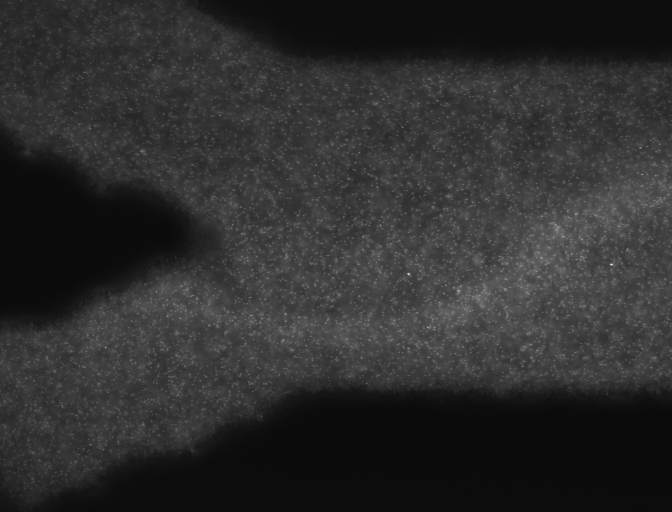
#> input picture images/Image 1a.png, 1344 x 1024 px (shown at 1/2 size)
$ jupyter execute --allow-errors Testing.ipynb
#> lines starting #> are read from the running program, lines starting #| are printed output that depends on the picture
[cell 1]
## Communication Input data model
# An ad-hoc object with the images to analyze, the points and the algorithm settings.
# Points: Dictionary with the Point ID as key and a ad-hoc object with PositionX, PositionY and a list of the two images (as PIL.Image.Image) as value.
# Settings.TimeDelta: Time between two images, iin miliseconds.
# Settings.Scale: Image scaling, in pixels per milimeters.
# Settings.WindowSize: Interrogation Window size, default is 32.
# Settings.RoiSize: Region of Interest size, default is None which will be used as the full image.

class InputPIV:
    def __init__(self, points, time_delta, scale, window_size=32, roi_size=None):
        self.points = points
        self.settings = Settings(time_delta, scale, window_size, roi_size)


class Settings:
    def __init__(self, time_delta, scale, window_size, roi_size):
        self.time_delta = time_delta
        self.scale = scale
        self.window_size = window_size
        self.roi_size = roi_size


class Point:
    def __init__(self, pos_x, pos_y, images):
        self.pos_x = pos_x
        self.pos_y = pos_y
        self.images = images


## Communication Output data model
# An ad-hoc object with the following fields: X, Y, U (X velocity), V (Y velocity) and S2N (signal to noise ratio).

class OutputPIV:
    def __init__(self, x, y, u, v, s2n):
        self.x = x
        self.y = y
        self.u = u
        self.v = v
        self.s2n = s2n

[cell 2]
# Utils

def first(aList):
    return aList[0]

def last(aList):
    return aList[-1]

[cell 3]
## Externals

import numpy as np
from PIL import Image


## Reading images
# Loading images as an IxJ matrix, containing the intensity of each pixel.
#
# Output:
# Array with the following dimensions: 0 - Image; 1 - Height (Y); 2 - Width (X).

IMAGE_1 = '../images/Image 1a.png'
IMAGE_2 = '../images/Image 1b.png'

def load_images(images_paths=[IMAGE_1, IMAGE_2]):
    images = []

    for image in images_paths:
        img = Image.open(image)
#> img is the input picture: PIL image 1344x1024 RGBA; mean R, G, B, A 45.6, 45.6, 45.6, 255
        grayscale_image = img.convert("L")
#> in __init__, `self.points = points`: self.points = 1 item
        grayscale_array = np.asarray(grayscale_image)
        images += [np.array(grayscale_array)]

    return np.array(images)


# [15 lines left out: function load_fake_images, not called in this run]

[cell 4]
## Externals

import numpy as np


## Single to double frame
# Combines images by 2, returning an array with two frames (one for each image).
#
#   Input: 5 images with step 1.
#   Output: 4 double-framed images.
#      FrameA:  1  2  3  4
#      FrameB:  2  3  4  5
#
#   Input: 8 images with step 3.
#   Output: 5 doubled-framed images.
#      FrameA:  1  2  3  4  5
#      FrameB:  4  5  6  7  8
#
# This function also crops the image according to the provided Region of Interest (ROI), that must be passed as:
# ROI = [X-start X-end Y-start Y-end], for example: [1 100 1 50].
#
# Output:
# Array with the following dimensions: 0 - Image; 1 - Frame; 2 - Height (Y); 3 - Width (X).

def single_to_double_frame(images, step=1, roi=None):
    total_images = images.shape[0]

    frameA_idx = list(range(0,total_images-step))
    frameB_idx = [idx+1 for idx in frameA_idx]

    height, width = first(images).shape
    mask = np.ones([height, width], np.uint8)

    images_double_framed = []
    for idx in frameA_idx:
        double_frame = [images[frameA_idx[idx]], images[frameB_idx[idx]]]

        if roi and len(roi) == 4:
            size_y, size_x = double_frame[0].shape
            min_x, max_x = max(0, roi[0]-1), min(roi[1], size_x)
            min_y, max_y = max(0, roi[2]-1), min(roi[3], size_x)

            double_frame[0] = np.array(double_frame[0][min_y:max_y, min_x:max_x])
            double_frame[1] = np.array(double_frame[1][min_y:max_y, min_x:max_x])

        images_double_framed += [double_frame]

    return np.array(images_double_framed)

[cell 5]
## Externals

import math
import numpy as np
import numpy.matlib as npmb


## Prepare images for PIV
# Determine which indices must be used to create the interrogation windows.
# It also add a padding dark color to the images.
#
# Output: Indexes for vectors (MinX, MaxX, MinY, MaxY), the padded images and the interrogation window indexes.

def prepare_piv_images(images, window_size, step):

    # Calculating vectors.
    min_x = 1 + math.ceil(step)
    min_y = 1 + math.ceil(step)
    size_y, size_x = first(images)[0].shape
    max_x = step * math.floor(size_x / step) - (window_size - 1) + math.ceil(step)
    max_y = step * math.floor(size_y / step) - (window_size - 1) + math.ceil(step)
    vectors_u = math.floor((max_x - min_x)/step + 1)
    vectors_v = math.floor((max_y - min_y)/step + 1)

    # Centering image grid.
    pad_x = size_x - max_x
    pad_y = size_y - max_y
    shift_x = max(0, round((pad_x - min_x) / 2))
    shift_y = max(0, round((pad_y - min_y) / 2))
    min_x += shift_x
    min_y += shift_y
    max_x += shift_x
    max_y += shift_y

    # Adding a dark padded border to images.
    padded_images = []
    for idx in range(len(images)):
        padded_images += [[]]
        for frame in range(2):
            image = images[idx][frame]
            padded_images[idx] += [np.pad(image, math.ceil(window_size-step), constant_values=image.min())]
        padded_images[idx] = np.array(padded_images[idx])
    padded_images = np.array(padded_images)

    # Interrogation window indexes for first frame.
    padded_size_y, padded_size_x = first(padded_images)[0].shape
    min_s0 = npmb.repmat(np.array(np.arange(min_y, max_y + 1, step) - 1)[:, None], 1, vectors_u)
    max_s0 = npmb.repmat(np.array(np.arange(min_x, max_x + 1, step) - 1) * padded_size_y, vectors_v, 1)
    s0 = np.asarray(min_s0 + max_s0).flatten()[..., np.newaxis, np.newaxis].transpose([1, 2, 0])

    min_s1 = npmb.repmat(np.array(np.arange(1, window_size + 1))[:, None], 1, window_size)
    max_s1 = npmb.repmat(np.array(np.arange(1, window_size + 1) - 1) * padded_size_y, window_size, 1)
    s1 = min_s1 + max_s1

    indexes = np.tile(np.asarray(s1)[..., np.newaxis], [1, 1, s0.shape[2]]) + np.tile(s0, [window_size, window_size, 1]) - 1

    return min_x, max_x, min_y, max_y, padded_images, indexes

[cell 6]
## Externals

import numpy as np


## Cumulative cross correlation
# Averages correlation maps from an image stack.
#
# TODO: This function isn't working properly! Matlab FFT ≠ Numpy FFT.
# Should fix the cross correlation calculation and also check the normalization (different shape expected).
#
# Output: A correlation matrix with the same size as the images input.

NORMALIZED_CORRELATION_RESOLUTION = 2**8
def cumulative_cross_correlation(images, indexes, window_size):

    total_correlation = 0
    for idx, image in enumerate(images):
        frame_a = image[0].take(indexes).astype(np.single)
        frame_b = image[1].take(indexes).astype(np.single)

        # Calculating cross correlation
        fft_a = np.fft.fft2(frame_a)
        fft_b = np.fft.fft2(frame_b)

        fft_shifting = np.real(np.fft.ifft(np.fft.ifft(np.conj(fft_a) * fft_b, window_size, 1), window_size, 0))
        correlation = np.fft.fftshift(np.fft.fftshift(fft_shifting, 2), 1)
        correlation[correlation < 0] = 0

        # Normalizing correlation
        min_corr = np.tile(correlation.min(0).min(0), [correlation.shape[0], correlation.shape[1], 1])
        max_corr = np.tile(correlation.max(0).max(0), [correlation.shape[0], correlation.shape[1], 1])
        norm_corr = (correlation - min_corr) / (max_corr - min_corr) * (NORMALIZED_CORRELATION_RESOLUTION - 1)

        total_correlation += norm_corr/len(images)

    return total_correlation

[cell 7]
## Externals

import numpy as np
import scipy.ndimage


## Vector field determination
# Here it's where magic happens, calculating peaks and doing science stuff to get the proper PIV data.
#
# Output: OutputPIV object

S2N_FILTER = False
DEFAULT_S2N_THRESHOLD = 1
DEFAULT_RES_NORMALIZATION = 255
def vector_field_determination(correlation, int_window, step, min_x, max_x, min_y, max_y):

    # Normalize result
    squeezed_min_corr = correlation.min(0).min(0).squeeze()[:, np.newaxis, np.newaxis]
    squeezed_delta_corr = correlation.max(0).max(0).squeeze()[:, np.newaxis, np.newaxis] - squeezed_min_corr
    min_res = np.tile(squeezed_min_corr, [1, correlation.shape[0], correlation.shape[1]]).transpose([1, 2, 0])
    delta_res = np.tile(squeezed_delta_corr, [1, correlation.shape[0], correlation.shape[1]]).transpose([1, 2, 0])
    corr = ((correlation - min_res) / delta_res) * DEFAULT_RES_NORMALIZATION

    # Find peaks and S2N
    x1, y1, indexes1, x2, y2, indexes2, s2n = find_all_displacements(corr)

    # Sub-pixel determination
    pixel_offset = 1 if (int_window % 2 == 0) else 0.5
    vector = sub_pixel_gaussian(corr, int_window, x1, y1, indexes1, pixel_offset)

    # Create data
    x_range = np.arange(min_x, max_x + 1, step)
    y_range = np.arange(min_y, max_y + 1, step)
    output_x = np.tile(x_range + int_window / 2, [len(y_range), 1])
    output_y = np.tile(y_range[:, None] + int_window / 2, [1, len(x_range)])
    vector = np.reshape(vector, np.append(np.array(output_x.transpose().shape), 2), order='F').transpose([1, 0, 2])

    # Signal to noise filter
    s2n = s2n[np.reshape(np.array(range(output_x.size)), output_x.transpose().shape, order='F').transpose()]
    if S2N_FILTER:
        vector[:,:,0] = vector[:,:,0] * (s2n > DEFAULT_S2N_THRESHOLD)
        vector[:,:,1] = vector[:,:,1] * (s2n > DEFAULT_S2N_THRESHOLD)

    output_u = vector[:,:,0]
    output_v = vector[:,:,1]

    output_x -= int_window/2
    output_y -= int_window/2

    return OutputPIV(output_x, output_y, output_u, output_v, s2n)


## Gaussian sub-pixel mode
# No f*cking clue what this does. Crazy math shit.
#
# Output: A vector with a sub-pixel deviation - Maybe? I'm not sure. Its dimensions are Number-of-Correlations by 2.

def sub_pixel_gaussian(correlation, int_window, x, y, indexes, pixel_offset):
    z = np.array(range(indexes.shape[0])).transpose()

    xi = np.nonzero(np.logical_not(np.logical_and(
        # Adjusting -1 to -2 according to Matlab/Python mapping.
        np.logical_and(x <= correlation.shape[1] - 2, y <= correlation.shape[0] - 2),
        np.logical_and(x >= 2, y >= 2)
    )))[0]

    x = np.delete(x, xi)
    y = np.delete(y, xi)
    z = np.delete(z, xi)
    x_max = correlation.shape[1]
    vector = np.ones((correlation.shape[2], 2)) * np.nan

    if len(x) > 0:
        ip = np.ravel_multi_index(np.array([x, y, z]), correlation.shape, order='F')
        flattened_correlation = correlation.flatten(order='F')

        f0 = np.log(flattened_correlation[ip])
        f1 = np.log(flattened_correlation[ip - 1])
        f2 = np.log(flattened_correlation[ip + 1])
        peak_y = y + (f1 - f2) / (2 * f1 - 4 * f0 + 2 * f2)

        f1 = np.log(flattened_correlation[ip - x_max])
        f2 = np.log(flattened_correlation[ip + x_max])
        peak_x = y + (f1 - f2) / (2 * f1 - 4 * f0 + 2 * f2)

        sub_pixel_x = peak_x - (int_window / 2) - pixel_offset
        sub_pixel_y = peak_y - (int_window / 2) - pixel_offset

        vector[z, :] = np.array([sub_pixel_x, sub_pixel_y]).transpose()

    return vector


## Find all displacements
# Find all integer pixel displacement in a stack of correlation windows.
#
# Output: Horizontal and vertical indexes of the first and second maximum for each slice of correlation in the third
# dimension (PeakX1, PeackY1, PeakX2, PeakY2), the absolute indexes of the correlation maximums (Idx1, Idx2) and the
# ratio between the first and second peack (S2N) - 0 indicates non confiable results.

def find_all_displacements(correlation):
    corr_size = correlation.shape[0]

    # Finding first peak
    peak1_val, peak1_x, peak1_y, peak_indexes1, peak_positions1 = find_peaks(correlation)

    # Finding second peak (1 extra point from Matlab size)
    filter_size = 10 if corr_size >= 64 else 5 if corr_size >= 32 else 4
    filtered = scipy.ndimage.correlate(peak_positions1, np.ones([filter_size, filter_size, 1]), mode='constant')
    correlation = (1 - filtered) * correlation
    peak2_val, peak2_x, peak2_y, peak_indexes2, _ = find_peaks(correlation)

    # Calculating Signal to Noise ratio
    signal_to_noise = np.zeros([peak1_val.shape[0]])
    signal_to_noise[peak2_val != 0] = peak1_val[peak2_val != 0] / peak2_val[peak2_val != 0]

    # Maximum at a border usually indicates that MAX took the first one it found, so we should put a bad S2N, like 0.
    signal_to_noise[peak1_y == 0] = 0
    signal_to_noise[peak1_x == 0] = 0
    signal_to_noise[peak1_y == (corr_size - 1)] = 0
    signal_to_noise[peak1_x == (corr_size - 1)] = 0
    signal_to_noise[peak2_y == 0] = 0
    signal_to_noise[peak2_x == 0] = 0
    signal_to_noise[peak2_y == (corr_size - 1)] = 0
    signal_to_noise[peak2_x == (corr_size - 1)] = 0

    return peak1_x, peak1_y, peak_indexes2, peak2_x, peak2_y, peak_indexes2, signal_to_noise


## Find peaks
# Find max values for each correlation.
#
# Output: The MAX peak, its coordinates (X and Y) and the indexes.

def find_peaks(correlation):
    corr_size = correlation.shape[0]
    corr_numbers = correlation.shape[2]
    max_peak = correlation.max(0).max(0)
    max_positions = correlation == np.tile(max_peak[np.newaxis, np.newaxis, ...], [corr_size, corr_size, 1])
    max_indexes = np.where(max_positions.transpose(2, 1, 0).flatten())[0]
    peak_y, peak_x, peak_z = np.unravel_index(max_indexes, (corr_size, corr_size, corr_numbers), order='F')

    # If two elements equals to the max we should check if they are in the same layer and take the first one.
    # Surely the second one will be the second highest peak. Anyway this would be a bad vector.
    unique_max_indexes = np.unique(peak_z)
    max_indexes = max_indexes[unique_max_indexes]
    peak_x = peak_x[unique_max_indexes]
    peak_y = peak_y[unique_max_indexes]

    return max_peak, peak_x, peak_y, max_indexes, max_positions

[cell 8]
## Externals

import numpy as np
import scipy.sparse
import scipy.sparse.linalg

from oct2py import Oct2Py


## Filter fields (WIP)
# Applies different filters on the vector fields.
#
# Output: OutputPIV object, with filtered data.

DEFAULT_STD_THRESHOLD = 4
def filter_fields(data, std_threashold=DEFAULT_STD_THRESHOLD):
    # Filter 1: Threshold on signal to noise.
    data.u = remove_nans(data.u)
    data.v = remove_nans(data.v)

    # Filter 2:
    mean_u = np.mean(data.u)
    mean_v = np.mean(data.v)
    std_u = np.std(data.u, ddof=1)
    std_v = np.std(data.v, ddof=1)
    min_u = mean_u - std_threashold * std_u
    max_u = mean_u + std_threashold * std_u
    min_v = mean_v - std_threashold * std_v
    max_v = mean_v + std_threashold * std_u
    data.u[data.u < min_u] = np.nan
    data.u[data.u > max_u] = np.nan
    data.v[data.v < min_v] = np.nan
    data.v[data.v > max_v] = np.nan

    # Filter 3:
    # TODO.

    # Inpaint NANs
    data.u = inpaint_nans(data.u)
    data.v = inpaint_nans(data.v)

    # Filter 4:
    try:

        # Trying to apply the smooth predictor.
        data.u = smooth(data.u)
        data.v = smooth(data.v)

    except:

        # Applying Gaussian filter instead.
        gfilter = gaussian_filter(5, 1)
        data.u = scipy.ndimage.convolve(data.u, gfilter, mode='nearest')
        data.v = scipy.ndimage.convolve(data.v, gfilter, mode='nearest')

    return data


## Remove NANs
# Replace all the NANs from a data vector with a custom interpolation calculated with its values.
#
# Output: A matrix with the same dimensions ang items as the input, but with NANs replaced.

DEFAULT_PATCH_SIZE = 1
def remove_nans(data, patch_size=DEFAULT_PATCH_SIZE):
    both_nan_indexes = list(zip(*np.where(np.isnan(data))))
    size_y, size_x = data.shape

    fixed_data = data.copy()
    for y_idx, x_idx in both_nan_indexes:
        sample = data[
            max(0, y_idx - patch_size):min(size_y, y_idx + patch_size + 1),
            max(0, x_idx - patch_size):min(size_x, x_idx + patch_size + 1)
        ]

        sample = sample[~np.isnan(sample)]
        new_data = np.median(sample) if sample.size > 0 else 0

        fixed_data[y_idx, x_idx] = new_data

    return fixed_data


# Inpaint NANs
# Solves approximation to one of several pdes to interpolate and extrapolate holes in an array.
# It uses a spring metaphor, assuming they (with a nominal length of zero) connect each node with every neighbor
# (horizontally, vertically and diagonally). Since each node tries to be like its neighbors, extrapolation is as a
# constant function where this is consistent with the neighboring nodes.
#
# Output: A matrix with the same dimensions ang items as the input, but with NANs replaced.

DEFAULT_SPRING_ITERATIONS = 4
def inpaint_nans(data, iterations=DEFAULT_SPRING_ITERATIONS):
    size_y, size_x = data.shape
    flattened = data.flatten(order='F')

    # List the nodes which are known, and which will be interpolated.
    nan_indexes = np.where(np.isnan(flattened))[0]
    known_indexes = np.where(~np.isnan(flattened))[0]

    # Get total NANs overall.
    nan_count = nan_indexes.size

    # Convert NAN indexes to [Row, Column] form.
    indexes_y, indexes_x = np.unravel_index(nan_indexes, (size_y, size_x), order='F')

    # All forms of index in one array: 0 - Unrolled ; 1 - Row ; 2 - Column
    nan_list = np.array([nan_indexes, indexes_y, indexes_x]).transpose() + 1

    # Spring analogy - interpolating operator.
    # List of all springs between a node and a horizontal or vertical neighbor.
    hv_list = np.array([[-1, -1, 0], [1, 1, 0], [-size_y, 0, -1], [size_y, 0, 1]])
    hv_springs = np.empty((0, 2))

    for it in range(iterations):
        hvs = nan_list + np.tile(hv_list[it, :], (nan_count, 1))
        k = np.logical_and(
            np.logical_and(hvs[:, 1] >= 1, hvs[:, 1] <= size_y),
            np.logical_and(hvs[:, 2] >= 1, hvs[:, 2] <= size_x)
        )
        hv_springs = np.append(hv_springs, np.array([nan_list[k, 0], hvs[k, 0]]).transpose(), axis=0)

    # Delete replicate springs
    hv_springs.sort(axis=1)
    hv_springs = np.unique(hv_springs, axis=0) - 1

    # Build sparse matrix of connections.
    # Springs connecting diagonal neighbors are weaker than the horizontal and vertical ones.
    nhv = hv_springs.shape[0]
    I, V = np.tile(np.arange(0, nhv)[:, None], (1, 2)).flatten(), np.tile([1, -1], (nhv, 1)).flatten()
    springs = scipy.sparse.csr_matrix((V, (I, hv_springs.flatten())), shape=(nhv, data.size))
    springs.eliminate_zeros()

    # Eliminate knowns
    rhs = springs[:, known_indexes] * flattened[known_indexes] * -1

    # Solve problem
    output = flattened
    solution, _, _, _, _, _, _, _, _ ,_ = scipy.sparse.linalg.lsqr(springs[:, nan_indexes], rhs)
    output[nan_indexes] = solution

    return np.reshape(output, (size_x, size_y)).transpose()


## Smooth predictor (WIP)
# Fast, automatized and robust discretized spline smoothing for data of arbitrary dimension.
# Automatically smoothes the uniformly-sampled input array. It can be any N-D noisy array (time series, images,
# 3D data, ...). Non finite data (NaN or Inf) are treated as missing values.
#
# Output: A matrix with the same dimensions ang items as the input, but with NANs replaced.

#> (the rest of this cell did not finish here and is left out)

[cell 9]
## Calculate PIV
# Generate the PIV data from the images loaded with the input parameters.
#
# Output: OutputPIV object

DEFAULT_OVERLAP = 0.5
def PIV(images, int_window, overlap=DEFAULT_OVERLAP):
    step = round(int_window * overlap)
    min_x, max_x, min_y, max_y, padded_images, indexes = prepare_piv_images(images, int_window, step)
    cross_correlation = cumulative_cross_correlation(padded_images, indexes, int_window)
    raw_piv_data = vector_field_determination(cross_correlation, int_window, step, min_x, max_x, min_y, max_y)
    filtered_piv_data = filter_fields(raw_piv_data)

    filtered_piv_data.x = filtered_piv_data.x.transpose()
    filtered_piv_data.y = filtered_piv_data.y.transpose()
    filtered_piv_data.u = filtered_piv_data.u.transpose()
    filtered_piv_data.v = filtered_piv_data.v.transpose()
    filtered_piv_data.s2n = filtered_piv_data.s2n.transpose()

    return filtered_piv_data

[cell 10]
## Externals

import numpy as np


## Communication Exceptions
# Exception thrown when some parameters weren't passed as expected.

class InvalidParametersError(Exception):
    pass


## Prepare output
# Get the velocity for the desired point. If it is not possible, it will get it for the closest point.
#
# Output: OutputPIV object

# [11 lines left out: function prepare_output, not called in this run]


## Entrypoint
# Retrieve the images, prepare them and calculate the PIV computation.
#
# Output: OutputPIV object

DEFAULT_INTERROGATION_WINDOW = 32
def calculate_piv(frontend_data):
    results = {}
    settings = frontend_data.settings

    # TODO: Check if this could be parallelized to increase performance.
    for point_id, point_data in frontend_data.points.items():

        double_framed_images = single_to_double_frame(point_data.images)
        if double_framed_images.size <= 2:
            raise InvalidParametersError(f'Not enough images passed for point {point_id}')

        shift_x = 0
        shift_y = 0
        if settings.roi_size is not None:
            roi_shift = int(settings.roi_size / 2)
            shift_x = point_data.pos_x - roi_shift
            shift_y = point_data.pos_y - roi_shift

        piv_data = PIV(double_framed_images, settings.window_size)
        piv_data.x = piv_data.x * settings.scale + shift_x
        piv_data.y = piv_data.y * settings.scale + shift_y
        piv_data.u = piv_data.u * settings.scale / settings.time_delta
        piv_data.v = piv_data.v * settings.scale / settings.time_delta

        point_results = prepare_output(point_data.pos_x - 1, point_data.pos_y - 1, piv_data)
        results[point_id] = point_results
#> this loop made 1 pass
#> (point_id, total_images in single_to_double_frame, frameA_idx in single_to_double_frame, frameB_idx in single_to_double_frame, height in single_to_double_frame, width in single_to_double_frame) on pass 1: (1, 2, [0], [1], 1024, 1344)
#> pass 1, in prepare_piv_images, `min_s0 = npmb.repmat(np.array(np.arange(min_y, max_y + 1, step) - 1)[:..`:
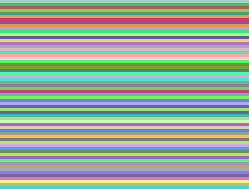
#> min_s0: shape (63, 83) int64 (shown 3 times larger); 63 distinct labels, from 16 to 1008; one colour per label, 0 black
#> pass 1, in prepare_piv_images, `max_s0 = npmb.repmat(np.array(np.arange(min_x, max_x + 1, step) - 1) *..`:
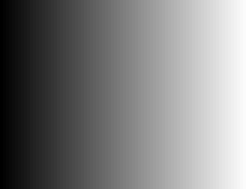
#> max_s0: shape (63, 83) int64 (shown 3 times larger); min 16896, max 1402368, mean 709632; drawn with min black and max white
#> pass 1, in prepare_piv_images, `max_s1 = npmb.repmat(np.array(np.arange(1, window_size + 1) - 1) * pad..`:
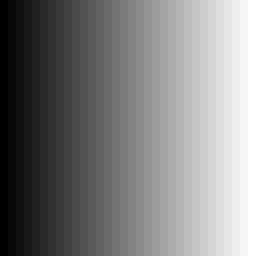
#> max_s1: shape (32, 32) int64 (shown 8 times larger); min 0, max 32736, mean 16368; drawn with min black and max white
#> after the loop, results = 0 items

    return results
